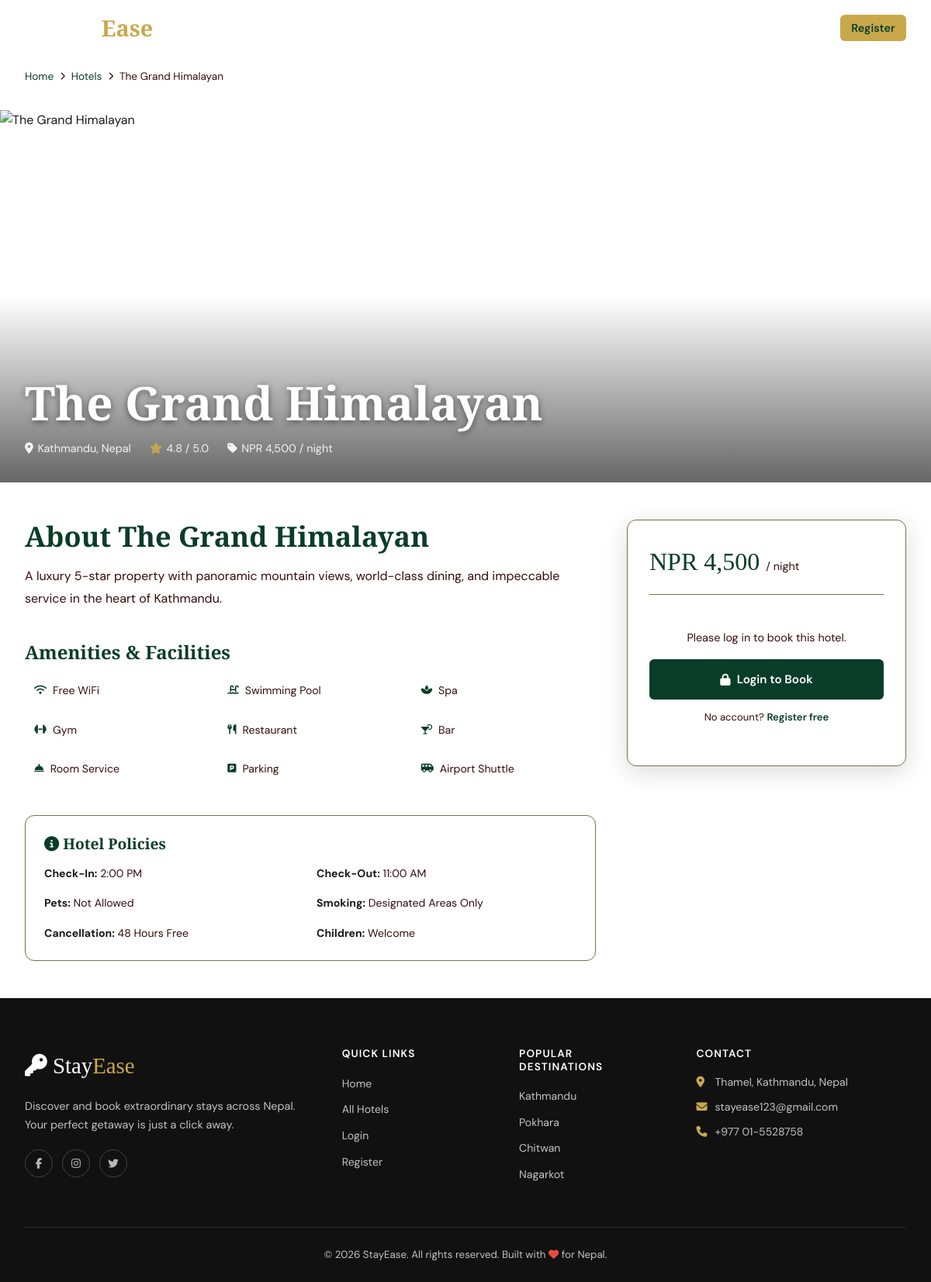
/hotel-detail.php?id=1, run on the app's committed database.
### tables this page shows
CREATE TABLE IF NOT EXISTS hotels (
    id          INT AUTO_INCREMENT PRIMARY KEY,
    name        VARCHAR(150)  NOT NULL,
    location    VARCHAR(200)  NOT NULL,
    price       DECIMAL(10,2) NOT NULL,
    rating      DECIMAL(2,1)  DEFAULT 0.0,
    description TEXT,
    amenities   TEXT,
    image       VARCHAR(255)  DEFAULT 'default.jpg',
    created_at  TIMESTAMP DEFAULT CURRENT_TIMESTAMP
);

### config.php (called while the page is built, shortened)
<?php
function isLoggedIn(): bool {
    return !empty($_SESSION['user_id']);
}
function formatPrice(float $price): string {
    return 'NPR ' . number_format($price, 0);
}
?>

### hotel-detail.php (the view, shortened to what this page needs)
<?php
require_once 'config.php';
$id = (int)($_GET['id'] ?? 0);
$stmt = $pdo->prepare("SELECT * FROM hotels WHERE id = ?");
$stmt->execute([$id]);
$hotel = $stmt->fetch();
$amenities = array_filter(array_map('trim', explode(',', $hotel['amenities'] ?? '')));
$amenityIcons = [
    'Free WiFi' => 'fas fa-wifi', 'Swimming Pool' => 'fas fa-swimming-pool',
    'Spa' => 'fas fa-spa', 'Gym' => 'fas fa-dumbbell', 'Restaurant' => 'fas fa-utensils',
    'Bar' => 'fas fa-cocktail', 'Room Service' => 'fas fa-concierge-bell',
    'Parking' => 'fas fa-parking', 'Airport Shuttle' => 'fas fa-shuttle-van',
    'Lake View' => 'fas fa-water', 'Kayaking' => 'fas fa-ship',
    'Cycling' => 'fas fa-bicycle', 'Yoga' => 'fas fa-om',
    'Heritage Tours' => 'fas fa-landmark', 'Garden' => 'fas fa-leaf',
    'Library' => 'fas fa-book', 'Rooftop Terrace' => 'fas fa-building',
    'Rooftop' => 'fas fa-building', 'Trekking Guide' => 'fas fa-hiking',
    'Bonfire' => 'fas fa-fire', 'Safari Tours' => 'fas fa-paw',
    'Nature Walks' => 'fas fa-tree', 'Elephant Bathing' => 'fas fa-elephant',
    'Tour Desk' => 'fas fa-map', 'Locker' => 'fas fa-lock',
    '24hr Reception' => 'fas fa-clock',
];
include 'includes/header.php';
?>
<div style="padding: calc(var(--nav-h) + 1rem) 2rem .5rem;max-width:1280px;margin:0 auto">
    <nav class="breadcrumb">
        <a href="<?= SITE_URL ?>">Home</a>
        <i class="fas fa-chevron-right"></i>
        <a href="<?= SITE_URL ?>/hotels.php">Hotels</a>
        <i class="fas fa-chevron-right"></i>
        <span><?= htmlspecialchars($hotel['name']) ?></span>
    </nav>
</div>
<div class="detail-hero" style="margin-top:0">
    <img src="<?= SITE_URL ?>/images/hotels/<?= htmlspecialchars($hotel['image']) ?>"
         alt="<?= htmlspecialchars($hotel['name']) ?>"
         onerror="this.src='https://images.unsplash.com/photo-1566073771259-6a8506099945?w=1600&q=80'">
    <div class="detail-hero-content">
        <h1><?= htmlspecialchars($hotel['name']) ?></h1>
        <div class="detail-hero-meta">
            <span><i class="fas fa-map-marker-alt"></i> <?= htmlspecialchars($hotel['location']) ?></span>
            <span><i class="fas fa-star" style="color:var(--clr-gold)"></i> <?= number_format($hotel['rating'],1) ?> / 5.0</span>
            <span><i class="fas fa-tag"></i> <?= formatPrice($hotel['price']) ?> / night</span>
        </div>
    </div>
</div>
<div class="detail-layout">
    <div>
        <h2>About <?= htmlspecialchars($hotel['name']) ?></h2>
        <p style="margin-top:1rem;color:var(--clr-text-muted);line-height:1.8;font-size:1rem">
            <?= nl2br(htmlspecialchars($hotel['description'])) ?>
        </p>
        <?php if (!empty($amenities)): ?>
        <div style="margin-top:2.5rem">
            <h3>Amenities & Facilities</h3>
            <div class="amenities-grid">
                <?php foreach ($amenities as $am): ?>
                <div class="amenity-item">
                    <i class="<?= $amenityIcons[$am] ?? 'fas fa-check' ?>"></i>
                    <?= htmlspecialchars($am) ?>
                </div>
                <?php endforeach; ?>
            </div>
        </div>
        <?php endif; ?>
        <div style="margin-top:2.5rem;padding:1.5rem;background:var(--clr-bg);border-radius:var(--radius-md);border:1px solid var(--clr-border)">
            <h4 style="margin-bottom:1rem"><i class="fas fa-info-circle" style="color:var(--clr-forest)"></i> Hotel Policies</h4>
            <div style="display:grid;grid-template-columns:1fr 1fr;gap:1rem;font-size:.88rem;color:var(--clr-text-muted)">
                <div><strong style="color:var(--clr-text)">Check-In:</strong> 2:00 PM</div>
                <div><strong style="color:var(--clr-text)">Check-Out:</strong> 11:00 AM</div>
                <div><strong style="color:var(--clr-text)">Pets:</strong> Not Allowed</div>
                <div><strong style="color:var(--clr-text)">Smoking:</strong> Designated Areas Only</div>
                <div><strong style="color:var(--clr-text)">Cancellation:</strong> 48 Hours Free</div>
                <div><strong style="color:var(--clr-text)">Children:</strong> Welcome</div>
            </div>
        </div>
    </div>
    <div>
        <div class="booking-card">
            <div class="booking-card-price">
                <?= formatPrice($hotel['price']) ?>
                <span>/ night</span>
            </div>
            <?php if (!isLoggedIn()): ?>
            <div style="text-align:center;padding:1.5rem 0">
                <p style="color:var(--clr-text-muted);margin-bottom:1rem;font-size:.9rem">
                    Please log in to book this hotel.
                </p>
                <a href="login.php?redirect=hotel-detail.php?id=<?= $hotel['id'] ?>" class="btn btn-primary btn-full">
                    <i class="fas fa-lock"></i> Login to Book
                </a>
                <p style="font-size:.82rem;color:var(--clr-text-muted);margin-top:.75rem">
                    No account? <a href="register.php" style="color:var(--clr-forest);font-weight:600">Register free</a>
                </p>
            </div>
            <?php endif; ?>
        </div>
    </div>
</div>
<?php include 'includes/footer.php'; ?>

### css/style.css (style rules this page uses)
:root { --clr-bg: #f4f4f4; --clr-surface: #f2e9e2; --clr-forest: #0A3D28; --clr-bg: #ffffff; --clr-surface: #FFFFFF; --clr-forest: #0a3d28; --clr-forest-lt: #2D6A4F; --clr-gold: #c9a84c; --clr-gold-lt: #E8C97A; --clr-text: #1A1A1A; --clr-text-muted: #340d0d; --clr-border: #836C47; --clr-danger: #DC2626; --clr-success: #16A34A; --clr-warning: #D97706; --font-display: 'Cormorant Garamond', Georgia, serif; --font-body: 'DM Sans', sans-serif; --shadow-sm: 0 1px 3px rgba(0,0,0,.08); --shadow-md: 0 4px 16px rgba(0,0,0,.10); --shadow-lg: 0 8px 32px rgba(0,0,0,.14); --shadow-xl: 0 20px 60px rgba(0,0,0,.18); --radius-sm: 6px; --radius-md: 12px; --radius-lg: 20px; --radius-xl: 32px; --transition: all .25s cubic-bezier(.4,0,.2,1); --nav-h: 72px; }
*, *::before, *::after { box-sizing: border-box; margin: 0; padding: 0; }
html { scroll-behavior: smooth; font-size: 16px; }
body { font-family: var(--font-body); background: var(--clr-bg); color: var(--clr-text); line-height: 1.6; overflow-x: hidden; }
img { display: block; max-width: 100%; object-fit: cover; }
a { color: inherit; text-decoration: none; }
h1, h2, h3, h4, h5 { font-family: var(--font-display); font-weight: 600; line-height: 1.2; color: var(--clr-forest); }
h1 { font-size: clamp(2.2rem, 5vw, 3.8rem); }
h2 { font-size: clamp(1.6rem, 3vw, 2.6rem); }
h3 { font-size: 1.5rem; }
h4 { font-size: 1.2rem; }
.btn { display: inline-flex; align-items: center; gap: .5rem; padding: .75rem 1.75rem; border-radius: var(--radius-sm); font-size: .95rem; font-weight: 600; cursor: pointer; transition: var(--transition); white-space: nowrap; border: 2px solid transparent; }
.btn-primary { background: var(--clr-forest); color: white; }
.btn-full { width: 100%; justify-content: center; }
.detail-hero { height: 480px; position: relative; overflow: hidden; }
.detail-hero img { width: 100%; height: 100%; object-fit: cover; }
.detail-hero::after { content: ''; position: absolute; inset: 0; background: linear-gradient(to top, rgba(0,0,0,.6) 0%, transparent 50%); }
.detail-hero-content { position: absolute; bottom: 2rem; left: 2rem; right: 2rem; z-index: 1; color: white; }
.detail-hero-content h1 { color: white; text-shadow: 0 2px 8px rgba(0,0,0,.5); }
.detail-hero-meta { display: flex; gap: 1.5rem; margin-top: .75rem; flex-wrap: wrap; }
.detail-hero-meta span { font-size: .9rem; opacity: .9; display: flex; align-items: center; gap: .35rem; }
.detail-layout { display: grid; grid-template-columns: 1fr 360px; gap: 2.5rem; max-width: 1280px; margin: 0 auto; padding: 3rem 2rem; }
.amenities-grid { display: grid; grid-template-columns: repeat(3, 1fr); gap: .75rem; margin-top: 1rem; }
.amenity-item { display: flex; align-items: center; gap: .5rem; font-size: .88rem; color: var(--clr-text-muted); background: var(--clr-bg); padding: .5rem .75rem; border-radius: var(--radius-sm); }
.amenity-item i { color: var(--clr-forest); font-size: .8rem; }
.booking-card { background: white; border-radius: var(--radius-md); padding: 1.75rem; box-shadow: var(--shadow-lg); border: 1px solid var(--clr-border); position: sticky; top: calc(var(--nav-h) + 1.5rem); }
.booking-card-price { font-family: var(--font-display); font-size: 2rem; color: var(--clr-forest); border-bottom: 1px solid var(--clr-border); padding-bottom: 1rem; margin-bottom: 1.25rem; }
.booking-card-price span { font-size: .9rem; font-family: var(--font-body); color: var(--clr-text-muted); }
.breadcrumb { display: flex; align-items: center; gap: .5rem; font-size: .85rem; color: var(--clr-text-muted); margin-bottom: 1.5rem; }
.breadcrumb a { color: var(--clr-forest); }
.breadcrumb i { font-size: .65rem; }

### data on the page
hotels: name "The Grand Himalayan", location "Kathmandu, Nepal", rating "4.8", price "NPR 4,500", description "A luxury 5-star property with panoramic mountain views, world-class dining, and impeccable service in the heart of Kathmandu.", amenities "Free WiFi", amenities "Swimming Pool", amenities "Spa", amenities "Gym", amenities "Restaurant", amenities "Bar", amenities "Room Service", amenities "Parking", amenities "Airport Shuttle"

### other printed values
SITE_NAME "StayEase"
